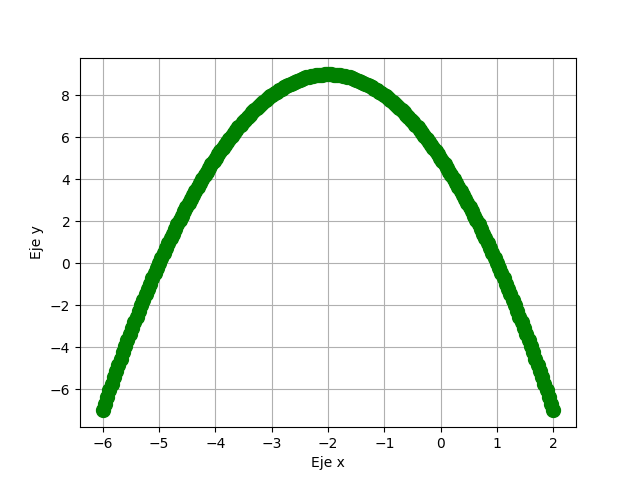

This figure's Python source:
import matplotlib.pyplot as plt
import numpy as np

xpoints = np.linspace( -6, 2, 200)
def f(x):
    return (5 - (4*xpoints)- (xpoints**2))

plt.plot(xpoints, f(xpoints),'o:g', markersize = 10)
plt.ylabel('Eje y')
plt.xlabel('Eje x')
plt.grid(True)
plt.show()
